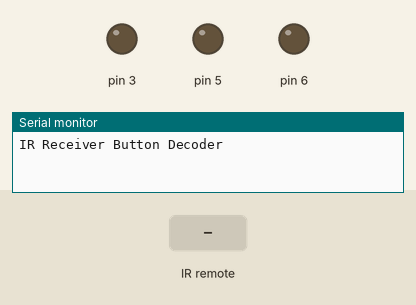
Simulated run of this sketch. Board: Arduino Uno, built with avr-gcc and run on an emulated ATmega328P. Parts: output pins drawn as LEDs (lit = HIGH), the last lines printed to the serial monitor. The inputs (shaded band) are chosen by the test bench. Random numbers use the default seed unless the sketch sets one.

Above: at 1.8 s.
1.9 s: infrared code 0xFF807F received
At 2.9 s:
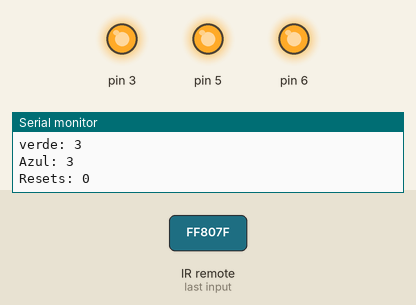
3.5 s: infrared code 0xFF48B7 received
At 5.2 s:
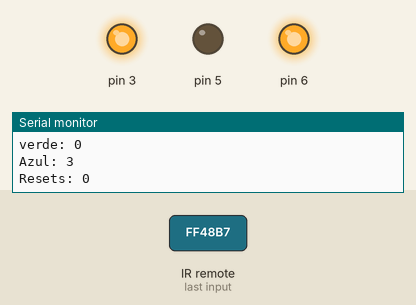
5.5 s: infrared code 0xFF58A7 received
At 6.3 s:
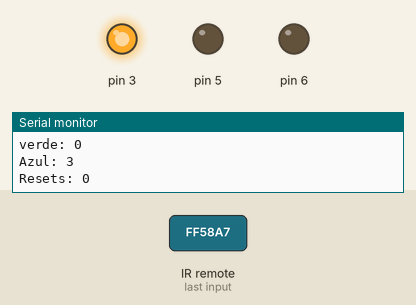
7.5 s: infrared code 0xFF10EF received
At 9.2 s:
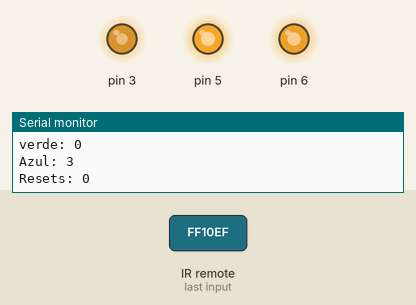
9.6 s: infrared code 0xFF7887 received
At 11.3 s:
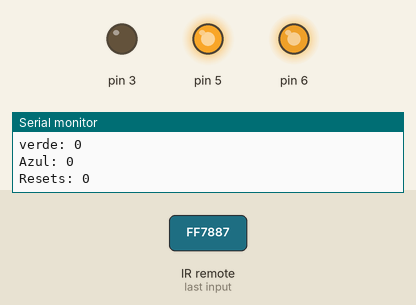
11.6 s: infrared code 0xFF48B7 received
At 12.6 s:
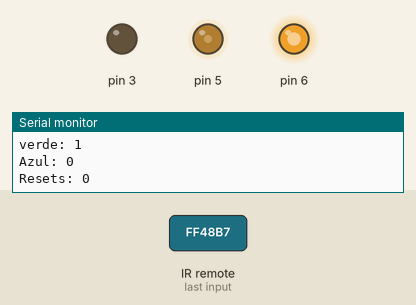
Timing chart, 0 to 14.6 s (numbered marks = the images above; inputs shaded):
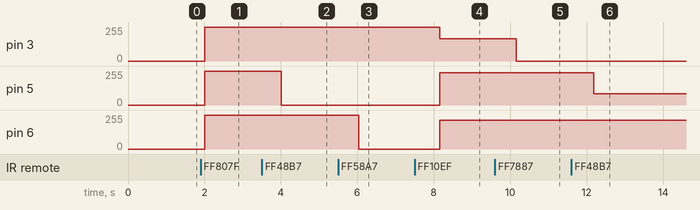

The sketch:

Control_ledRGB.ino
```cpp
#include "IRremote.h"

int receiver = 11; // Signal Pin of IR receiver to Arduino Digital Pin 11
bool algo_prendido = false;
int intensidad_rojo = 0;
int intensidad_verde = 0;
int intensidad_azul = 0;
int cont_blank = 0;

IRrecv ir(receiver);     // create instance of 'irrecv'
decode_results results;

void setup()   /*----( SETUP: RUNS ONCE )----*/
{
  Serial.begin(9600);
  Serial.println("IR Receiver Button Decoder");
  ir.enableIRIn(); // Start the receiver
  pinMode(3,OUTPUT);
  pinMode(5,OUTPUT);
  pinMode(6,OUTPUT);
}

void loop(){   /*----( LOOP: RUNS CONSTANTLY )----*/
  if (ir.decode(&results)){ // have we received an IR signal?
    Serial.println("");
    Serial.println(results.value);

    if (intensidad_rojo>=1 || intensidad_azul>=1 || intensidad_verde>=1){
      algo_prendido = true;
    }

    switch (results.value){

    case 16744575: Serial.println("ON");
    if (algo_prendido){
      apagar_todo();
      algo_prendido = false;
    } else {
      analogWrite(3,255);
      analogWrite(5,255);
      analogWrite(6,255);
      intensidad_rojo = 3;
      intensidad_azul = 3;
      intensidad_verde = 3;
      algo_prendido = true;
    }
    break;

    case 16760895: Serial.println("BLANK");
    cont_blank+=1;
    reset();
    break;

    case 16730295: Serial.println("ARRIBA_AROS");
    intensidad_verde+=1;

    if (intensidad_verde == 1){
     analogWrite(5,85);
    } else if (intensidad_verde == 2){
      analogWrite(5,170);
    } else if (intensidad_verde == 3){
      analogWrite(5,255);
    } else if (intensidad_verde == 4){
      analogWrite(5,0);
      intensidad_verde = 0;
      algo_prendido = false;
    }
    break;

    case 16734375: Serial.println("IZQUERDA_AROS");
    intensidad_rojo+=1;

    if (intensidad_rojo == 1){
      analogWrite(6,85);
    } else if (intensidad_rojo == 2){
      analogWrite(6,170);
    } else if (intensidad_rojo == 3){
      analogWrite(6,255);
    } else if (intensidad_rojo == 4){
      analogWrite(6,0);
      intensidad_rojo = 0;
      algo_prendido = false;
    }
    break;

    case 16742535: Serial.println("DEREHCA_AROS");
    intensidad_azul+=1;

    if (intensidad_azul == 1){
      analogWrite(3,85);
    } else if (intensidad_azul == 2){
      analogWrite(3,170);
    } else if (intensidad_azul == 3){
      analogWrite(3,255);
    } else if (intensidad_azul == 4){
      analogWrite(3,0);
      intensidad_azul = 0;
      algo_prendido = false;
    }
    break;

    case 16716015: Serial.println("CENTRO");
    party();
    break;
    case 16728255: Serial.println("PLAY/PAUSE");
    break;
  }

    ir.resume(); // receive the next value

    //DEBUGEO
    Serial.println("");
    Serial.print("algo prendido: ");
    Serial.println(algo_prendido);
    Serial.print("rojo: ");
    Serial.println(intensidad_rojo);
    Serial.print("verde: ");
    Serial.println(intensidad_verde);
    Serial.print("Azul: ");
    Serial.println(intensidad_azul);
    Serial.print("Resets: ");
    Serial.println(cont_blank);
  }
  delay(1000);
}

void apagar_todo(){
  analogWrite(3,0);
  analogWrite(5,0);
  analogWrite(6,0);
  intensidad_rojo = 0;
  intensidad_verde = 0;
  intensidad_azul = 0;
}

void reset(){
  apagar_todo();
  algo_prendido = false;
}

void party(){
  delay(100);
  analogWrite(3,random(256));
  analogWrite(5,random(256));
  analogWrite(6,random(256));
  algo_prendido = true;
}
```

Measured:
- after the input at 1.9 s, pin 3, pin 5, pin 6: 0/255 → 255/255 after 0.10 s
- after the input at 3.5 s, pin 5: 255/255 → 0/255 after 0.51 s
- after the input at 5.5 s, pin 6: 255/255 → 0/255 after 0.53 s
- after the input at 7.5 s, pin 3: 255/255 → 167/255 after 0.66 s; pin 5: 0/255 → 241/255 after 0.66 s; pin 6: 0/255 → 217/255 after 0.66 s
- after the input at 9.6 s, pin 3: 167/255 → 0/255 after 0.56 s
- after the input at 11.6 s, pin 5: 241/255 → 85/255 after 0.58 s
